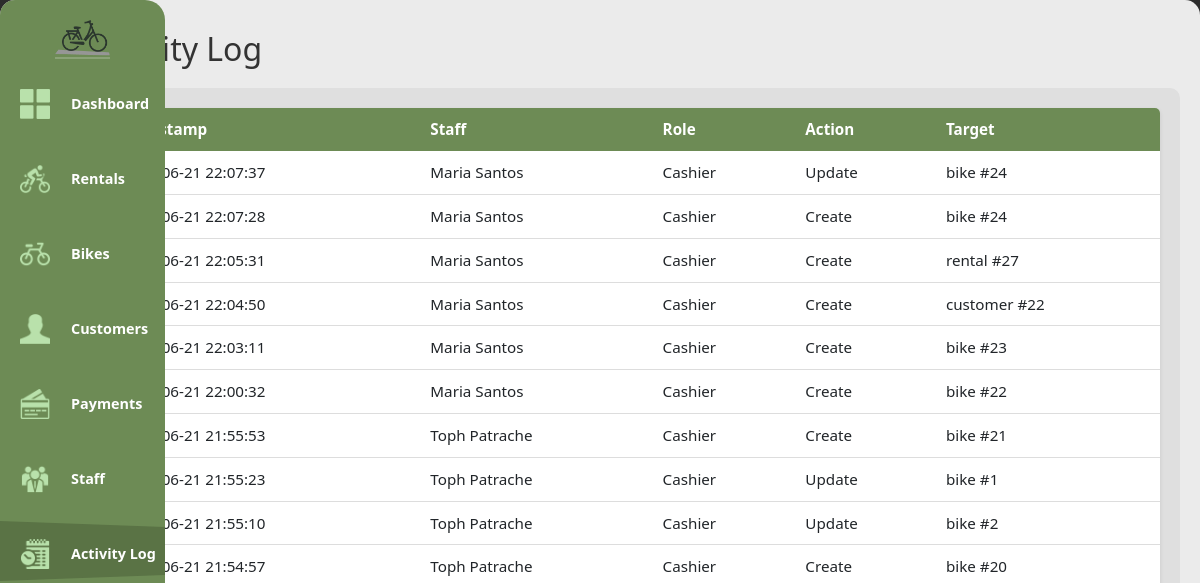
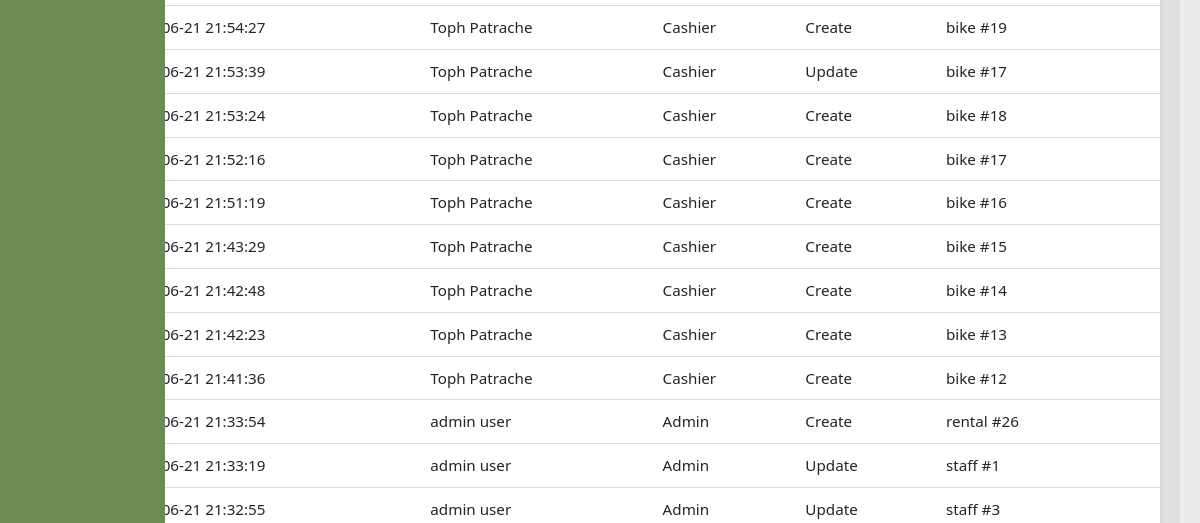
Before: /activity-log (signed in, upper part) with the older database file (2 pictures, top to bottom).
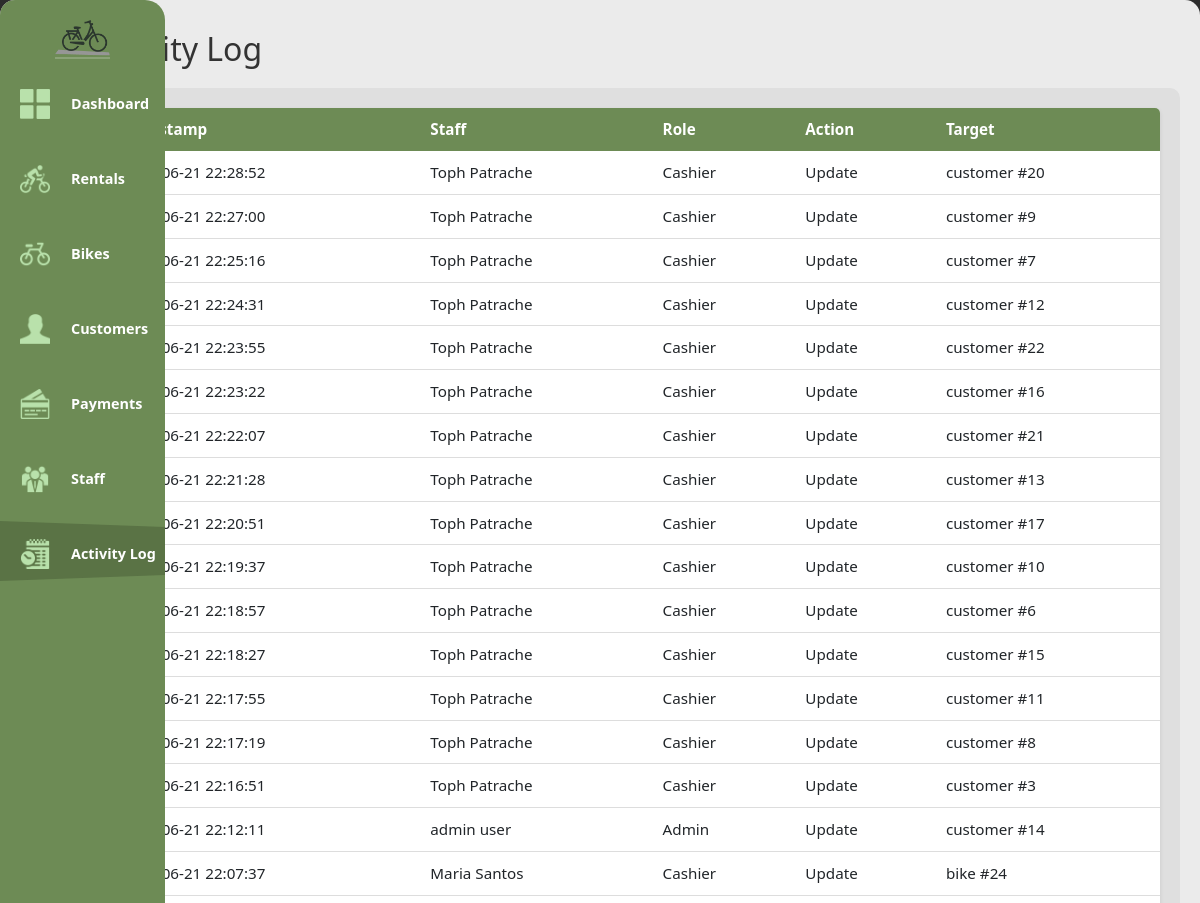
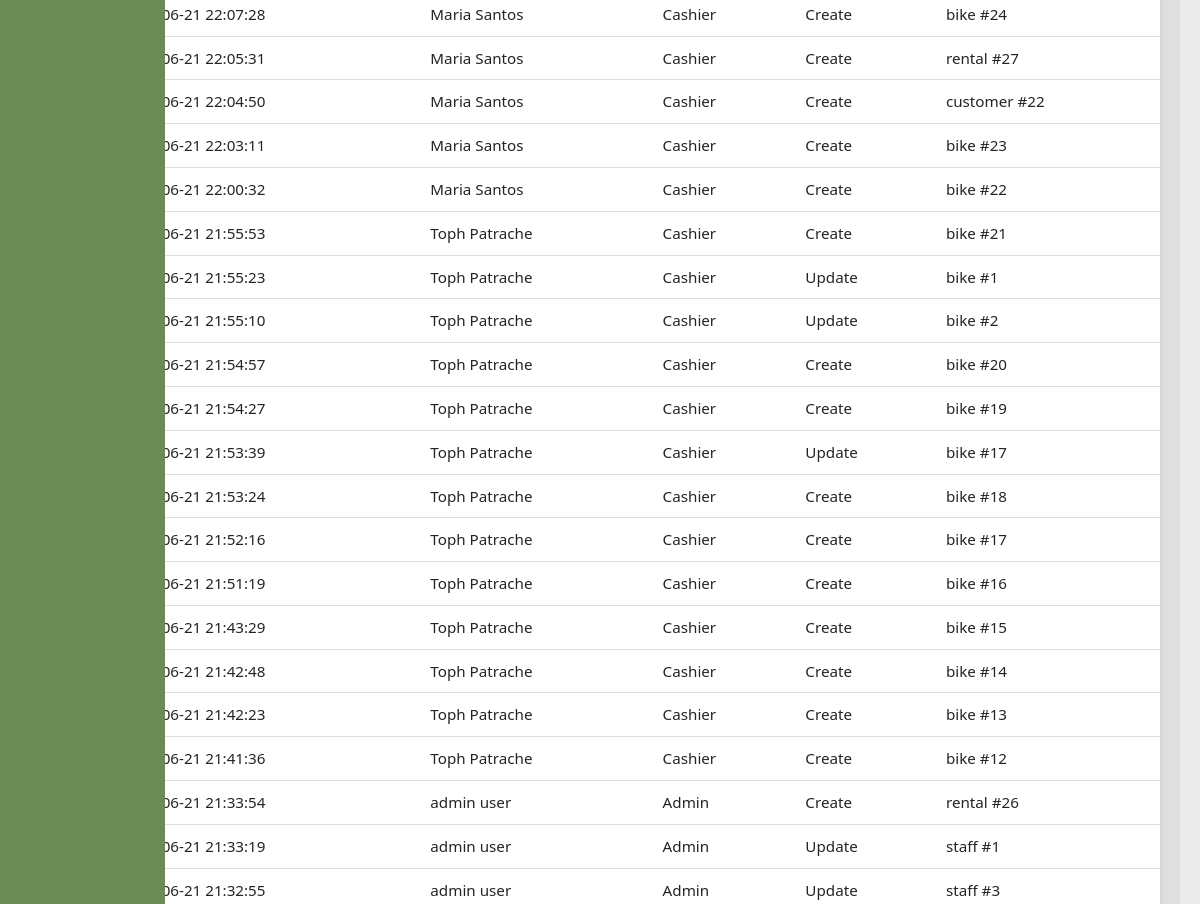
After: the same page with the newer database file (2 pictures, top to bottom).
### tables this page shows
CREATE TABLE activity_log (
            log_id INTEGER PRIMARY KEY AUTOINCREMENT,
            staff_id INTEGER NOT NULL REFERENCES staff(staff_id) ON UPDATE CASCADE ON DELETE RESTRICT,
            timestamp DATETIME NOT NULL DEFAULT(datetime('now','localtime')),
            action TEXT NOT NULL, target_table TEXT, target_id INTEGER
        );

CREATE TABLE staff (
            staff_id INTEGER PRIMARY KEY AUTOINCREMENT,
            username TEXT NOT NULL UNIQUE,
            password_hash TEXT NOT NULL,
            first_name TEXT NOT NULL, last_name TEXT NOT NULL,
            role TEXT NOT NULL CHECK(role IN('admin','cashier')),
            contact_number TEXT NOT NULL,
            status TEXT NOT NULL DEFAULT 'active' CHECK(status IN('active','inactive')),
            created_at DATETIME NOT NULL DEFAULT(datetime('now','localtime'))
        );

### handlers/activity_routes.py (the view)
@activity_bp.route('/activity-log')
@role_required('admin')
def activity_log():
    logs = database.get().get_activity_log()
    return render_template('activity_log.html', logs=logs)

### app.py (called while the page is built)
def get_sidebar_state():
    return request.cookies.get('sidebarState') == 'expanded'

@app.context_processor
def inject_sidebar_state():
    return dict(sidebar_expanded=get_sidebar_state())

@app.context_processor
def inject_current_staff():
    staff = current_staff()
    return dict(current_staff=staff, is_admin=staff and staff.get("role") == "admin")

### modules/auth.py (called while the page is built)
def role_required(*roles):
    def decorator(view):
        @wraps(view)
        def wrapped(*args, **kwargs):
            if not session.get("staff_id"):
                return redirect(url_for("login"))
            if roles and session.get("role") not in roles:
                return redirect(url_for("home"))
            return view(*args, **kwargs)
        return wrapped
    return decorator

def current_staff():
    if not session.get("staff_id"):
        return None
    return {
        "staff_id": session.get("staff_id"),
        "username": session.get("username"),
        "first_name": session.get("first_name"),
        "last_name": session.get("last_name"),
        "role": session.get("role"),
    }

### modules/database.py (called while the page is built)
def get():
    if not db: init()
    return db

### templates/activity_log.html (shortened to what this page needs)
{% extends "base.html" %}
{% block content %}
<h1>Activity Log</h1>
<div class="content-grid">
    <div class="scroll-table-container">
        <table>
            <thead>
                <tr>
                    <th>Timestamp</th>
                    <th>Staff</th>
                    <th>Role</th>
                    <th>Action</th>
                    <th>Target</th>
                </tr>
            </thead>
            <tbody>
            {% for log in logs %}
            <tr>
                <td>{{ log['timestamp'] }}</td>
                <td>{{ log['staff_name'] }}</td>
                <td>{{ log['staff_role'].title() }}</td>
                <td>{{ log['action'].replace('_', ' ').title() }}</td>
                <td>{{ log['target_table'] }}{% if log['target_id'] %} #{{ log['target_id'] }}{% endif %}</td>
            </tr>
            {% endfor %}
            </tbody>
        </table>
    </div>
</div>
{% endblock %}

Changed rows visible on the page:
added activity_log: timestamp "2026-06-21 22:28:52", staff_name "Toph Patrache", staff_role "Cashier", action.replace "Update", target_table "customer", target_id "20"
added activity_log: timestamp "2026-06-21 22:27:00", staff_name "Toph Patrache", staff_role "Cashier", action.replace "Update", target_table "customer", target_id "9"
added activity_log: timestamp "2026-06-21 22:25:16", staff_name "Toph Patrache", staff_role "Cashier", action.replace "Update", target_table "customer", target_id "7"
added activity_log: timestamp "2026-06-21 22:24:31", staff_name "Toph Patrache", staff_role "Cashier", action.replace "Update", target_table "customer", target_id "12"
added activity_log: timestamp "2026-06-21 22:23:55", staff_name "Toph Patrache", staff_role "Cashier", action.replace "Update", target_table "customer", target_id "22"
added activity_log: timestamp "2026-06-21 22:23:22", staff_name "Toph Patrache", staff_role "Cashier", action.replace "Update", target_table "customer", target_id "16"
added activity_log: timestamp "2026-06-21 22:22:07", staff_name "Toph Patrache", staff_role "Cashier", action.replace "Update", target_table "customer", target_id "21"
added activity_log: timestamp "2026-06-21 22:21:28", staff_name "Toph Patrache", staff_role "Cashier", action.replace "Update", target_table "customer", target_id "13"
added activity_log: timestamp "2026-06-21 22:20:51", staff_name "Toph Patrache", staff_role "Cashier", action.replace "Update", target_table "customer", target_id "17"
added activity_log: timestamp "2026-06-21 22:19:37", staff_name "Toph Patrache", staff_role "Cashier", action.replace "Update", target_table "customer", target_id "10"
added activity_log: timestamp "2026-06-21 22:18:57", staff_name "Toph Patrache", staff_role "Cashier", action.replace "Update", target_table "customer", target_id "6"
added activity_log: timestamp "2026-06-21 22:18:27", staff_name "Toph Patrache", staff_role "Cashier", action.replace "Update", target_table "customer", target_id "15"
added activity_log: timestamp "2026-06-21 22:17:55", staff_name "Toph Patrache", staff_role "Cashier", action.replace "Update", target_table "customer", target_id "11"
added activity_log: timestamp "2026-06-21 22:17:19", staff_name "Toph Patrache", staff_role "Cashier", action.replace "Update", target_table "customer", target_id "8"
added activity_log: timestamp "2026-06-21 22:16:51", staff_name "Toph Patrache", staff_role "Cashier", action.replace "Update", target_table "customer", target_id "3"
added activity_log: timestamp "2026-06-21 22:12:11", staff_name "admin user", staff_role "Admin", action.replace "Update", target_table "customer", target_id "14"
